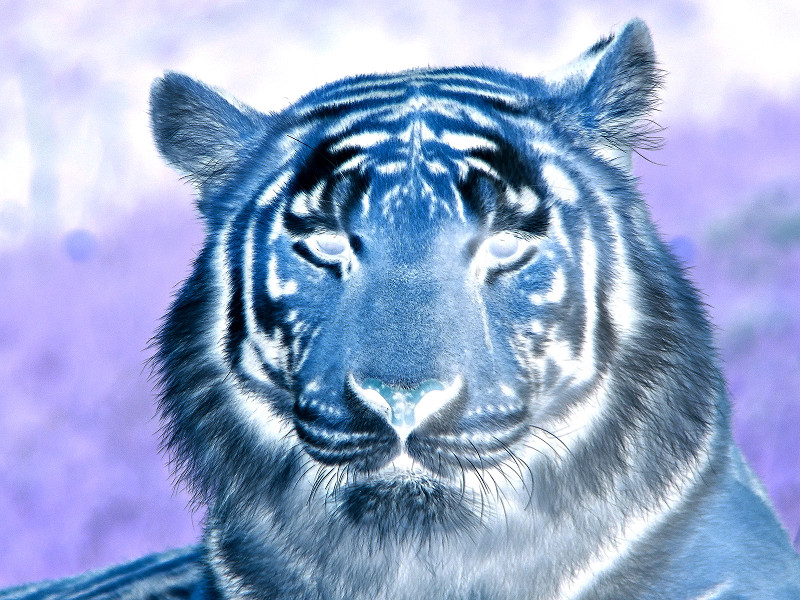
#> input picture img.png, 800 x 600 px
$ python 2.2.2.py
#> lines starting #> are read from the running program, lines starting #| are printed output that depends on the picture
from skimage.io import imread, imshow, imsave
import numpy as np

img = imread('img.png')
#> img is the input picture: shape (600, 800, 3); mean R, G, B 148.3, 166.6, 204.9


img = img.max()-img
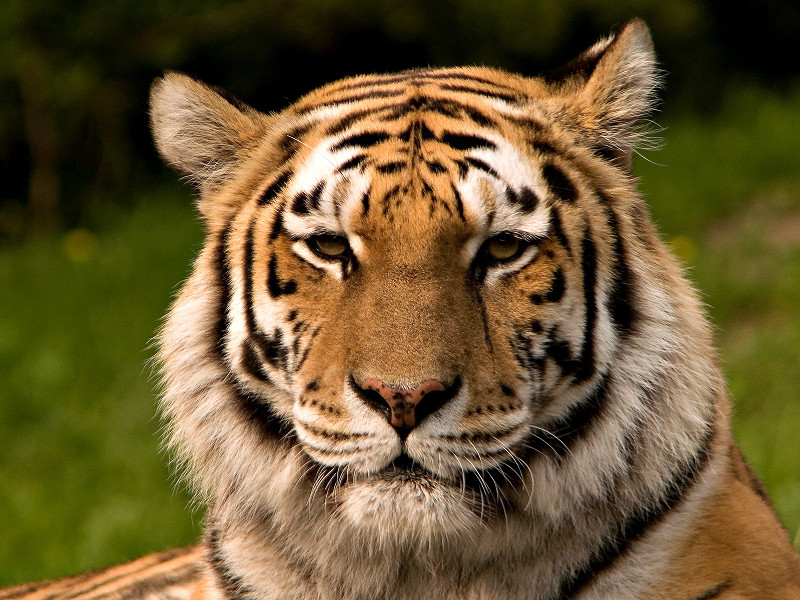
#> img: shape (600, 800, 3); mean R, G, B 106.7, 88.4, 50.1

imsave('out_img.png', img)

$ run again, with 224.png copied over img.png
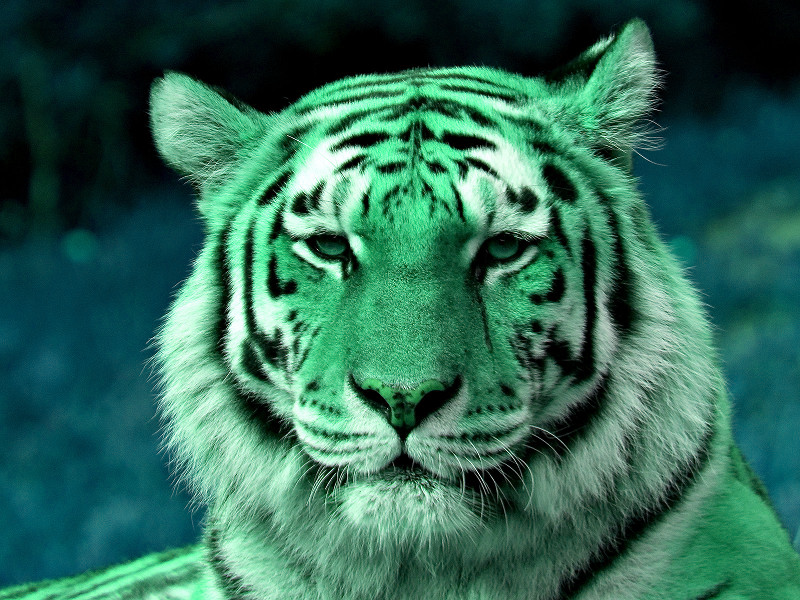
#> input picture 224.png, 800 x 600 px
#> img is the input picture: shape (600, 800, 3); mean R, G, B 50.1, 106.7, 88.4
#> `img = img.max()-img`:
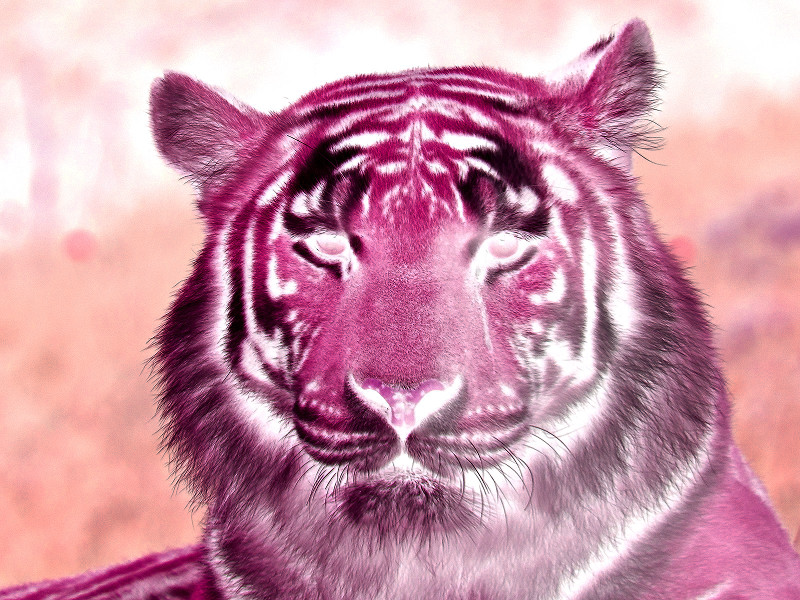
#> img: shape (600, 800, 3); mean R, G, B 204.9, 148.3, 166.6
